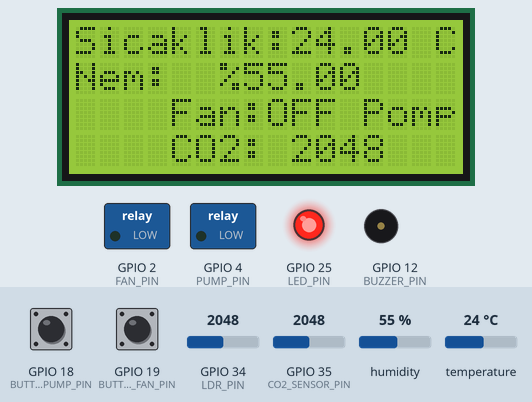
Recording of a sketch running on a simulated ESP32. Shown: 16×4 character LCD, switched loads named in the sketch (green lamp = pin HIGH), output pins drawn as LEDs (lit = HIGH), buzzer (waves = sounding). Inputs (shaded band) come from the test bench; at power-on: GPIO 35 (CO2_SENSOR_PIN) = 2048, humidity 55 %, GPIO 18 (BUTTON_PUMP_PIN) HIGH, GPIO 19 (BUTTON_FAN_PIN) HIGH, GPIO 34 (LDR_PIN) = 2048, temperature 24 °C. What the sketch prints to the serial monitor is not drawn.

Above: at 4.2 s.
4.3 s: GPIO 35 (CO2_SENSOR_PIN) set to 3540
At 10.6 s:
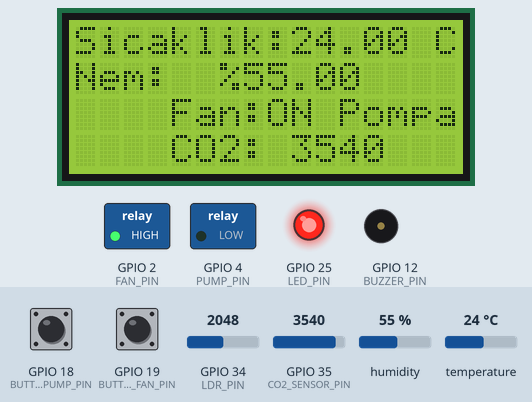
11.7 s: humidity set to 41 %
At 14.0 s:
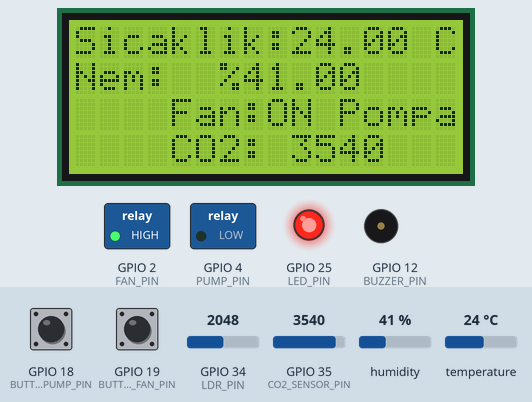
16.5 s: humidity set to 38 %
At 20.8 s:
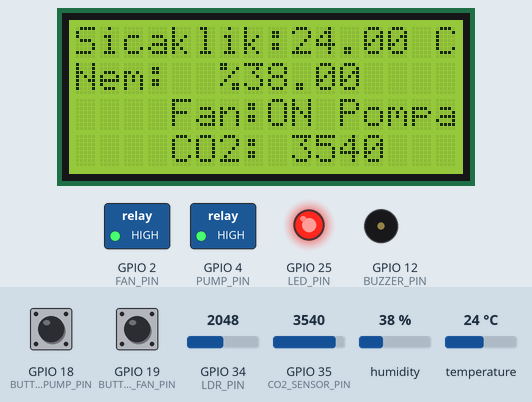
21.3 s: GPIO 35 (CO2_SENSOR_PIN) set to 3460
At 24.9 s:
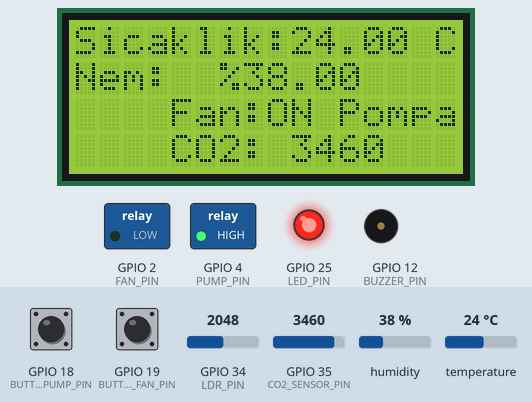
30.4 s: GPIO 35 (CO2_SENSOR_PIN) set to 3972
At 31.3 s:
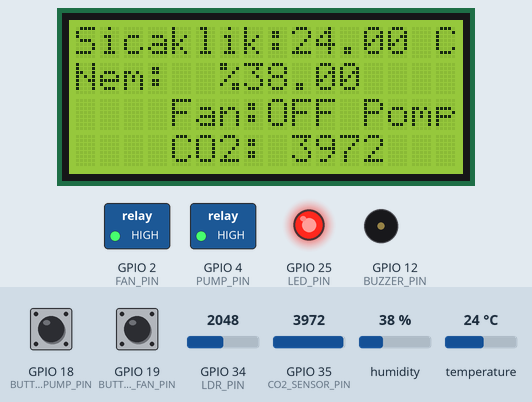
39.5 s: humidity set to 40 %
At 40.2 s:
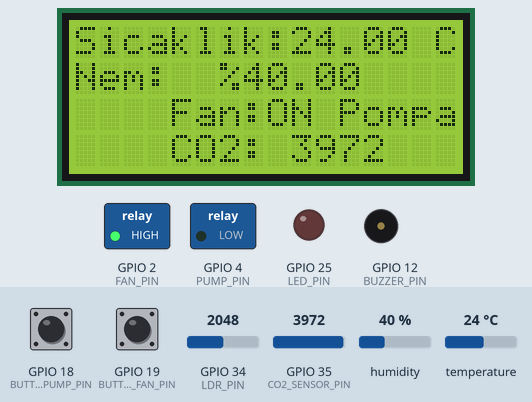
Timing chart, 0 to 78.0 s (numbered marks = the images above; inputs shaded):
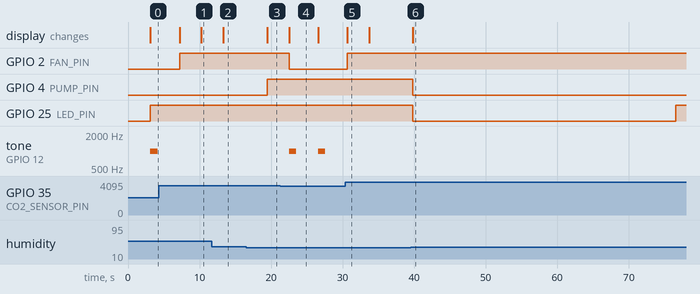

Measured:
- the behaviour switches between 40 and 39 % on humidity (found by bisection; images 2 and 3)
- after the input at 4.3 s, GPIO 2 (FAN_PIN): LOW → HIGH after 2.9 s; tone on GPIO 12 (BUZZER_PIN): stays silent (without the input it goes to 1000 Hz after 2.9 s); the display: first changes after 2.9 s (image 1 shows a later state)
- after the input at 11.7 s, the display: changes after 1.6 s (image 2)
- after the input at 16.5 s, GPIO 4 (PUMP_PIN): LOW → HIGH after 3.0 s; the display: changes after 3.0 s (image 3)
- after the input at 21.3 s, GPIO 2 (FAN_PIN): HIGH → LOW after 1.2 s; tone on GPIO 12 (BUZZER_PIN): alternates 1000 Hz for 1.0 s and silent for 3.1 s, starting after 1.2 s; the display: changes after 1.2 s (image 4)
- after the input at 30.4 s, GPIO 2 (FAN_PIN): LOW → HIGH after 0.25 s; tone on GPIO 12 (BUZZER_PIN): stops changing and stays silent; the display: changes after 0.25 s (image 5)
- after the input at 39.5 s, GPIO 4 (PUMP_PIN): HIGH → LOW after 0.33 s; the display: changes after 0.33 s (image 6)

The sketch:

sketch.ino
```cpp
#include <Wire.h>
#include <LiquidCrystal_I2C.h>
#include <DHT.h>

// Pin tanımlamaları
#define DHTPIN 15
#define DHTTYPE DHT22

#define FAN_PIN 2
#define PUMP_PIN 4
#define LDR_PIN 34
#define LED_PIN 25
#define BUZZER_PIN 12

#define BUTTON_FAN_PIN 19
#define BUTTON_PUMP_PIN 18

#define CO2_SENSOR_PIN 35     // MQ-135 AO pini (analog)

DHT dht(DHTPIN, DHTTYPE);
LiquidCrystal_I2C lcd(0x27, 16, 4); // 4 satırlı LCD

int currentHour = 19;
int co2Threshold = 3500;  // CO2 eşik seviyesi

// Manuel kontrol durumları
bool manualFanState = false;
bool manualPumpState = false;

// Debounce değişkenleri
bool lastFanButtonState = HIGH;
bool lastPumpButtonState = HIGH;
unsigned long lastFanDebounceTime = 0;
unsigned long lastPumpDebounceTime = 0;
const unsigned long debounceDelay = 200;

void setup() {
  Serial.begin(115200);
  dht.begin();

  pinMode(FAN_PIN, OUTPUT);
  pinMode(PUMP_PIN, OUTPUT);
  pinMode(LED_PIN, OUTPUT);
  pinMode(BUZZER_PIN, OUTPUT);

  pinMode(BUTTON_FAN_PIN, INPUT_PULLUP);
  pinMode(BUTTON_PUMP_PIN, INPUT_PULLUP);
  pinMode(CO2_SENSOR_PIN, INPUT);

  digitalWrite(FAN_PIN, LOW);
  digitalWrite(PUMP_PIN, LOW);
  digitalWrite(LED_PIN, LOW);
  digitalWrite(BUZZER_PIN, LOW);

  lcd.init();
  lcd.backlight();
  lcd.clear();
  lcd.setCursor(0, 0);
  lcd.print("Akilli Sera");
  delay(3000);
  lcd.clear();
}

void loop() {
  float temperature = dht.readTemperature();
  float humidity = dht.readHumidity();
  int co2Value = analogRead(CO2_SENSOR_PIN);  // CO2 sensor degeri

  if (isnan(temperature) || isnan(humidity)) {
    Serial.println("DHT verisi okunamiyor!");
    lcd.clear();
    lcd.setCursor(0, 0);
    lcd.print("Sensor hatasi");
    delay(3000);
    return;
  }

  int ldrValue = analogRead(LDR_PIN);

  Serial.println("-----------");
  Serial.print("Saat: "); Serial.println(currentHour);
  Serial.print("Sicaklik: "); Serial.print(temperature); Serial.println(" °C");
  Serial.print("Nem: ");Serial.print(" %"); Serial.println(humidity);
  Serial.print("Isik (LDR): "); Serial.println(ldrValue);
  Serial.print("CO2: "); Serial.println(co2Value);

  // LCD Göstergesi
  lcd.clear();
  lcd.setCursor(0, 0);
  lcd.print("Sicaklik:");
  lcd.print(temperature);
  lcd.print(" C");

  lcd.setCursor(0, 1);
  lcd.print("Nem: ");
  lcd.print(" %");
   lcd.print(humidity);

  lcd.setCursor(0, 2);
  lcd.print("Fan:");
  lcd.print((digitalRead(FAN_PIN) ? "ON " : "OFF "));
  lcd.print("Pompa:");
  lcd.print((digitalRead(PUMP_PIN) ? "ON " : "OFF "));

  lcd.setCursor(0, 3);
  lcd.print("CO2: ");
  lcd.print(co2Value);

  // FAN Buton Kontrolü
  bool fanReading = digitalRead(BUTTON_FAN_PIN);
  if (fanReading == LOW && lastFanButtonState == HIGH && (millis() - lastFanDebounceTime) > debounceDelay) {
    manualFanState = !manualFanState;
    Serial.println(manualFanState ? "Manuel Fan Acik" : "Manuel Fan Kapali");
    lastFanDebounceTime = millis();
  }
  lastFanButtonState = fanReading;

  // POMPA Buton Kontrolü
  bool pumpReading = digitalRead(BUTTON_PUMP_PIN);
  if (pumpReading == LOW && lastPumpButtonState == HIGH && (millis() - lastPumpDebounceTime) > debounceDelay) {
    manualPumpState = !manualPumpState;
    Serial.println(manualPumpState ? "Manuel Pompa Acik" : "Manuel Pompa Kapali");
    lastPumpDebounceTime = millis();
  }
  lastPumpButtonState = pumpReading;

  // FAN KONTROLÜ
  if ((temperature > 30 || co2Value > co2Threshold) && !manualFanState) {
    digitalWrite(FAN_PIN, HIGH);
    Serial.println("Fan Acildi (Sicaklik/CO2)");
  } else if (manualFanState) {
    digitalWrite(FAN_PIN, HIGH);
    Serial.println("Fan Acik (Manuel)");
  } else {
    digitalWrite(FAN_PIN, LOW);
    Serial.println("Fan Kapali");
  }

  // POMPA KONTROLÜ
  if (humidity < 40 && !manualPumpState) {
    digitalWrite(PUMP_PIN, HIGH);
    Serial.println("Sulama Acildi (Oto)");
  } else if (manualPumpState) {
    digitalWrite(PUMP_PIN, HIGH);
    Serial.println("Sulama Acik (Manuel)");
  } else {
    digitalWrite(PUMP_PIN, LOW);
    Serial.println("Sulama Kapali");
  }

  // Aydınlatma
  if (ldrValue < 1000 || (currentHour >= 18 || currentHour < 6)) {
    digitalWrite(LED_PIN, HIGH);
    Serial.println("Aydinlatma Acildi");
  } else {
    digitalWrite(LED_PIN, LOW);
    Serial.println("Aydinlatma Kapali");
  }

 // Buzzer Uyarısı: Sadece DÜŞÜK CO2 durumu
if (co2Value < 3500) {
  tone(BUZZER_PIN, 1000);
  delay(1000);
  noTone(BUZZER_PIN);
  Serial.println("CO2 DUSUK! Lutfen CO2 tupu ekleyin.");
}


  currentHour++;
  if (currentHour >= 24) currentHour = 0;

  delay(3000);
}
```
